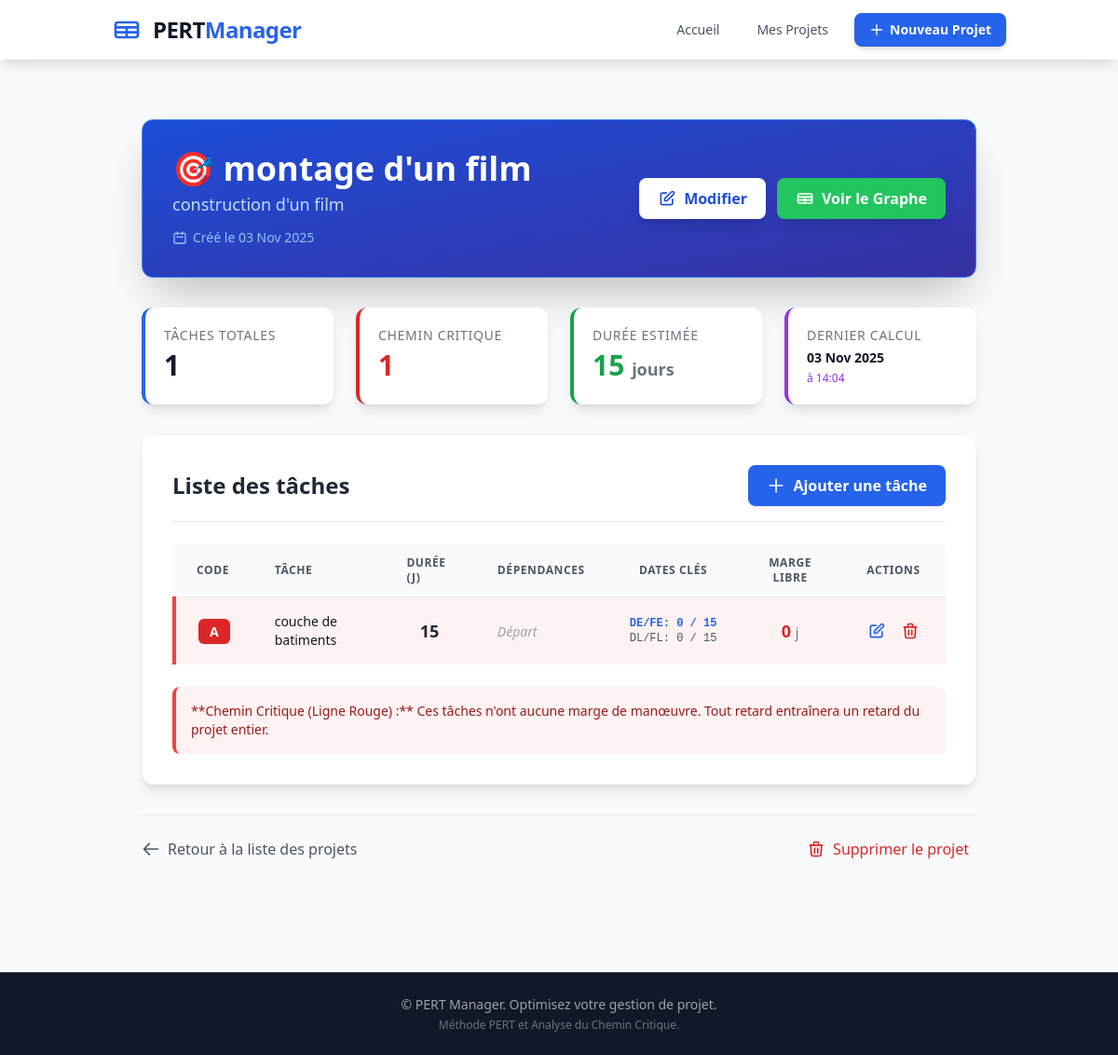
Page /projets/3/ on the committed database.
### pert/models.py (models this page shows, shortened)
class Projet(models.Model):
    nom = models.CharField(max_length=200, verbose_name="Nom du projet")
    description = models.TextField(blank=True, null=True, verbose_name="Description")
    date_creation = models.DateTimeField(auto_now_add=True, verbose_name="Date de création")
    date_modification = models.DateTimeField(auto_now=True, verbose_name="Dernière modification")
    class Meta:
        verbose_name = "Projet"
        verbose_name_plural = "Projets"
        ordering = ['-date_creation']
    @property
    def taches_critiques(self):
        return self.taches.filter(marge_totale=0)
    @property
    def duree_totale(self):
        taches = self.taches.all()
        if not taches.exists():
            return 0
        dates_fin = [t.date_fin_tot for t in taches if t.date_fin_tot is not None]
        return max(dates_fin) if dates_fin else 0

class Tache(models.Model):
    projet = models.ForeignKey(
        Projet,
        on_delete=models.CASCADE,
        related_name='taches',
        verbose_name="Projet"
    )
    code = models.CharField(max_length=10, verbose_name="Code de la tâche")
    nom = models.CharField(max_length=200, verbose_name="Nom de la tâche")
    description = models.TextField(blank=True, null=True, verbose_name="Description")
    duree = models.IntegerField(verbose_name="Durée (en jours)")
    dependances = models.ManyToManyField(
        'self',
        symmetrical=False,
        blank=True,
        related_name='successeurs',
        verbose_name="Dépendances (tâches à terminer avant)"
    )
    date_debut_tot = models.IntegerField(
        null=True,
        blank=True,
        verbose_name="Date de début au plus tôt"
    )
    date_fin_tot = models.IntegerField(
        null=True,
        blank=True,
        verbose_name="Date de fin au plus tôt"
    )
    date_debut_tard = models.IntegerField(
        null=True,
        blank=True,
        verbose_name="Date de début au plus tard"
    )
    date_fin_tard = models.IntegerField(
        null=True,
        blank=True,
        verbose_name="Date de fin au plus tard"
    )
    marge_totale = models.IntegerField(
        null=True,
        blank=True,
        verbose_name="Marge totale"
    )
    marge_libre = models.IntegerField(
        null=True,
        blank=True,
        verbose_name="Marge libre"
    )
    class Meta:
        verbose_name = "Tâche"
        verbose_name_plural = "Tâches"
        ordering = ['code']
        unique_together = ['projet', 'code']
    @property
    def est_critique(self):
        return self.marge_totale == 0 if self.marge_totale is not None else False

### pert/views.py (the view)
# urls.py: path('projets/<int:pk>/', views.projet_detail, name='projet_detail'),
def projet_detail(request, pk):
    projet = get_object_or_404(Projet, pk=pk)
    taches = projet.taches.all().order_by('code')
    return render(request, 'pert/projet_detail.html', {
        'projet': projet,
        'taches': taches,
        'taches_critiques': projet.taches_critiques,
        'duree_totale': projet.duree_totale,
    })

### pert/templates/pert/projet_detail.html (shortened to what this page needs)
{% extends 'pert/base.html' %}
{% block content %}
<div class="px-4 sm:px-6 lg:px-8 py-8">
    <div class="bg-gradient-to-br from-blue-700 to-indigo-800 rounded-xl shadow-2xl p-6 lg:p-8 text-white mb-8 border border-blue-500">
        <div class="flex flex-col md:flex-row justify-between items-start md:items-center">
            <div class="flex-1 min-w-0 mb-4 md:mb-0">
                <h1 class="text-4xl font-extrabold mb-1">
                    🎯 {{ projet.nom }}
                </h1>
                {% if projet.description %}
                <p class="text-blue-200 mb-3 text-lg line-clamp-2">{{ projet.description }}</p>
                {% endif %}
                <div class="flex items-center text-sm text-blue-300 space-x-4">
                    <div class="flex items-center">
                        <svg class="w-4 h-4 mr-1.5" fill="none" stroke="currentColor" viewBox="0 0 24 24">
                            <path stroke-linecap="round" stroke-linejoin="round" stroke-width="2" d="M8 7V3m8 4V3m-9 8h10M5 21h14a2 2 0 002-2V7a2 2 0 00-2-2H5a2 2 0 00-2 2v12a2 2 0 002 2z"></path>
                        </svg>
                        Créé le {{ projet.date_creation|date:"d M Y" }}
                    </div>
                </div>
            </div>
            <div class="flex flex-row space-x-3 flex-shrink-0">
                <a href="{% url 'projet_update' projet.pk %}" class="bg-white text-blue-700 hover:bg-blue-50 font-semibold px-5 py-2.5 rounded-lg transition duration-200 shadow-lg flex items-center">
                    <svg class="w-5 h-5 mr-2" fill="none" stroke="currentColor" viewBox="0 0 24 24"><path stroke-linecap="round" stroke-linejoin="round" stroke-width="2" d="M11 5H6a2 2 0 00-2 2v11a2 2 0 002 2h11a2 2 0 002-2v-5m-1.414-9.414a2 2 0 112.828 2.828L11.828 15H9v-2.828l8.586-8.586z"></path></svg>
                    Modifier
                </a>
                <a href="{% url 'diagramme' projet.pk %}" class="bg-green-500 hover:bg-green-600 text-white font-bold px-5 py-2.5 rounded-lg transition duration-200 shadow-lg flex items-center">
                    <svg class="w-5 h-5 mr-2" fill="none" stroke="currentColor" viewBox="0 0 24 24"><path stroke-linecap="round" stroke-linejoin="round" stroke-width="2" d="M3 10h18M3 14h18m-9-4v8m-7 0h14a2 2 0 002-2V8a2 2 0 00-2-2H5a2 2 0 00-2 2v8a2 2 0 002 2z"></path></svg>
                    Voir le Graphe
                </a>
            </div>
        </div>
    </div>
    <div class="grid sm:grid-cols-2 md:grid-cols-4 gap-6 mb-8">
        <div class="bg-white rounded-xl shadow-lg p-5 border-l-4 border-blue-600">
            <p class="text-sm font-medium text-gray-500 uppercase tracking-wider">Tâches totales</p>
            <p class="text-3xl font-extrabold text-gray-900 mt-1">{{ taches.count }}</p>
        </div>
        <div class="bg-white rounded-xl shadow-lg p-5 border-l-4 border-red-600">
            <p class="text-sm font-medium text-gray-500 uppercase tracking-wider">Chemin critique</p>
            <p class="text-3xl font-extrabold text-red-600 mt-1">{{ taches_critiques.count }}</p>
        </div>
        <div class="bg-white rounded-xl shadow-lg p-5 border-l-4 border-green-600">
            <p class="text-sm font-medium text-gray-500 uppercase tracking-wider">Durée estimée</p>
            <p class="text-3xl font-extrabold text-green-600 mt-1">{{ duree_totale }} <span class="text-lg font-semibold text-gray-500">jours</span></p>
        </div>
        <div class="bg-white rounded-xl shadow-lg p-5 border-l-4 border-purple-600">
            <p class="text-sm font-medium text-gray-500 uppercase tracking-wider">Dernier calcul</p>
            <p class="text-sm font-bold text-gray-900 mt-1">{{ projet.date_modification|date:"d M Y" }}</p>
            <p class="text-xs text-purple-600 mt-1">à {{ projet.date_modification|date:"H:i" }}</p>
        </div>
    </div>
    <div class="bg-white rounded-xl shadow-lg p-6 lg:p-8 border border-gray-100">
        <div class="flex justify-between items-center mb-6 border-b pb-4">
            <h2 class="text-2xl font-bold text-gray-800">Liste des tâches</h2>
            <a href="{% url 'tache_create' projet.pk %}" class="bg-blue-600 hover:bg-blue-700 text-white font-semibold py-2.5 px-5 rounded-lg transition duration-200 shadow flex items-center">
                <svg class="w-5 h-5 mr-2" fill="none" stroke="currentColor" viewBox="0 0 24 24">
                    <path stroke-linecap="round" stroke-linejoin="round" stroke-width="2" d="M12 4v16m8-8H4"></path>
                </svg>
                Ajouter une tâche
            </a>
        </div>
        {% if taches %}
        <div class="overflow-x-auto">
            <table class="min-w-full divide-y divide-gray-200">
                <thead class="bg-gray-50">
                    <tr>
                        <th class="px-6 py-3 text-left text-xs font-semibold text-gray-600 uppercase tracking-wider">Code</th>
                        <th class="px-6 py-3 text-left text-xs font-semibold text-gray-600 uppercase tracking-wider">Tâche</th>
                        <th class="px-6 py-3 text-left text-xs font-semibold text-gray-600 uppercase tracking-wider">Durée (j)</th>
                        <th class="px-6 py-3 text-left text-xs font-semibold text-gray-600 uppercase tracking-wider">Dépendances</th>
                        <th class="px-6 py-3 text-center text-xs font-semibold text-gray-600 uppercase tracking-wider">Dates Clés</th>
                        <th class="px-6 py-3 text-center text-xs font-semibold text-gray-600 uppercase tracking-wider">Marge Libre</th>
                        <th class="px-6 py-3 text-center text-xs font-semibold text-gray-600 uppercase tracking-wider">Actions</th>
                    </tr>
                </thead>
                <tbody class="bg-white divide-y divide-gray-100">
                    {% for tache in taches %}
                    <tr class="{% if tache.est_critique %}bg-red-50 hover:bg-red-100/50 border-l-4 border-red-500{% else %}hover:bg-gray-50{% endif %} transition duration-150">
                        <td class="px-6 py-4 whitespace-nowrap">
                            <span class="{% if tache.est_critique %}bg-red-600 text-white{% else %}bg-blue-600 text-white{% endif %} font-extrabold px-3 py-1 rounded-md text-sm shadow-sm">
                                {{ tache.code }}
                            </span>
                        </td>
                        <td class="px-6 py-4 max-w-sm">
                            <div class="text-sm font-medium text-gray-900">{{ tache.nom }}</div>
                        </td>
                        <td class="px-6 py-4 whitespace-nowrap text-center">
                            <span class="text-lg font-bold text-gray-800">{{ tache.duree }}</span>
                        </td>
                        <td class="px-6 py-4">
                            {% if tache.dependances.all %}
                                <div class="flex flex-wrap gap-1">
                                    {% for dep in tache.dependances.all %}
                                    <span class="bg-gray-200 text-gray-700 text-xs px-2 py-0.5 rounded-full font-medium">{{ dep.code }}</span>
                                    {% endfor %}
                                </div>
                            {% else %}
                            <span class="text-gray-400 text-sm italic">Départ</span>
                            {% endif %}
                        </td>
                        <td class="px-6 py-4 whitespace-nowrap text-center text-xs font-mono">
                            {% if tache.date_debut_tot is not None %}
                            <div class="text-blue-600 font-bold">DE/FE: {{ tache.date_debut_tot }} / {{ tache.date_fin_tot }}</div>
                            <div class="text-gray-600">DL/FL: {{ tache.date_debut_tard }} / {{ tache.date_fin_tard }}</div>
                            {% else %}
                            <span class="text-gray-400 italic">Non calculé</span>
                            {% endif %}
                        </td>
                        <td class="px-6 py-4 whitespace-nowrap text-center">
                            {% if tache.marge_totale is not None %}
                            <span class="text-lg font-extrabold {% if tache.est_critique %}text-red-600{% else %}text-green-600{% endif %}">
                                {{ tache.marge_totale }}
                            </span> <span class="text-sm text-gray-500">j</span>
                            {% else %}
                            <span class="text-gray-400">-</span>
                            {% endif %}
                        </td>
                        <td class="px-6 py-4 whitespace-nowrap text-center text-sm">
                            <div class="flex space-x-2 justify-center">
                                <a href="{% url 'tache_update' tache.pk %}" title="Modifier la tâche" class="text-blue-600 hover:text-blue-800 p-1 rounded hover:bg-blue-50 transition">
                                    <svg class="w-5 h-5" fill="none" stroke="currentColor" viewBox="0 0 24 24"><path stroke-linecap="round" stroke-linejoin="round" stroke-width="2" d="M11 5H6a2 2 0 00-2 2v11a2 2 0 002 2h11a2 2 0 002-2v-5m-1.414-9.414a2 2 0 112.828 2.828L11.828 15H9v-2.828l8.586-8.586z"></path></svg>
                                </a>
                                <form method="post" action="{% url 'tache_delete' tache.pk %}" onsubmit="return confirm('Êtes-vous sûr de vouloir supprimer la tâche {{ tache.code }} : {{ tache.nom }} ?');">
                                    <button type="submit" title="Supprimer la tâche" class="text-red-600 hover:text-red-800 p-1 rounded hover:bg-red-50 transition">
                                        <svg class="w-5 h-5" fill="none" stroke="currentColor" viewBox="0 0 24 24"><path stroke-linecap="round" stroke-linejoin="round" stroke-width="2" d="M19 7l-.867 12.142A2 2 0 0116.138 21H7.862a2 2 0 01-1.995-1.858L5 7m5 4v6m4-6v6m1-10V4a1 1 0 00-1-1h-4a1 1 0 00-1 1v3M4 7h16"></path></svg>
                                    </button>
                                </form>
                            </div>
                        </td>
                    </tr>
                    {% endfor %}
                </tbody>
            </table>
        </div>
        <div class="mt-6 p-4 bg-red-50 border-l-4 border-red-500 rounded-lg text-sm text-red-800">
            **Chemin Critique (Ligne Rouge) :** Ces tâches n'ont aucune marge de manœuvre. Tout retard entraînera un retard du projet entier.
        </div>
        {% endif %}
    </div>
    <div class="mt-8 flex justify-between items-center border-t pt-4">
        <a href="{% url 'projet_list' %}" class="text-gray-600 hover:text-blue-600 flex items-center font-medium transition">
            <svg class="w-5 h-5 mr-2" fill="none" stroke="currentColor" viewBox="0 0 24 24">
                <path stroke-linecap="round" stroke-linejoin="round" stroke-width="2" d="M10 19l-7-7m0 0l7-7m-7 7h18"></path>
            </svg>
            Retour à la liste des projets
        </a>
        <form method="post" action="{% url 'projet_delete' projet.pk %}" onsubmit="return confirm('⚠️ Êtes-vous sûr de vouloir SUPPRIMER DÉFINITIVEMENT ce projet ({{ projet.nom }}) et TOUTES ses tâches ? Cette action est irréversible.');">
            <button type="submit" class="text-red-600 hover:text-red-800 flex items-center font-medium transition p-2 rounded hover:bg-red-50">
                <svg class="w-5 h-5 mr-2" fill="none" stroke="currentColor" viewBox="0 0 24 24">
                    <path stroke-linecap="round" stroke-linejoin="round" stroke-width="2" d="M19 7l-.867 12.142A2 2 0 0116.138 21H7.862a2 2 0 01-1.995-1.858L5 7m5 4v6m4-6v6m1-10V4a1 1 0 00-1-1h-4a1 1 0 00-1 1v3M4 7h16"></path>
                </svg>
                Supprimer le projet
            </button>
        </form>
    </div>
</div>
{% endblock %}

### rows in the picture
Projet: nom "montage d'un film", description "construction d'un film", date_creation "03 Nov 2025", date_modification "03 Nov 2025", date_modification "14:04"
Tache: code "A", nom "couche de batiments", duree "15", shows "Départ", date_debut_tot "0", date_fin_tot "15", date_debut_tard "0", date_fin_tard "15", marge_totale "0"

### other values in the picture
{{ taches.count }} "1"
{{ taches_critiques.count }} "1"
{{ duree_totale }} "15"
